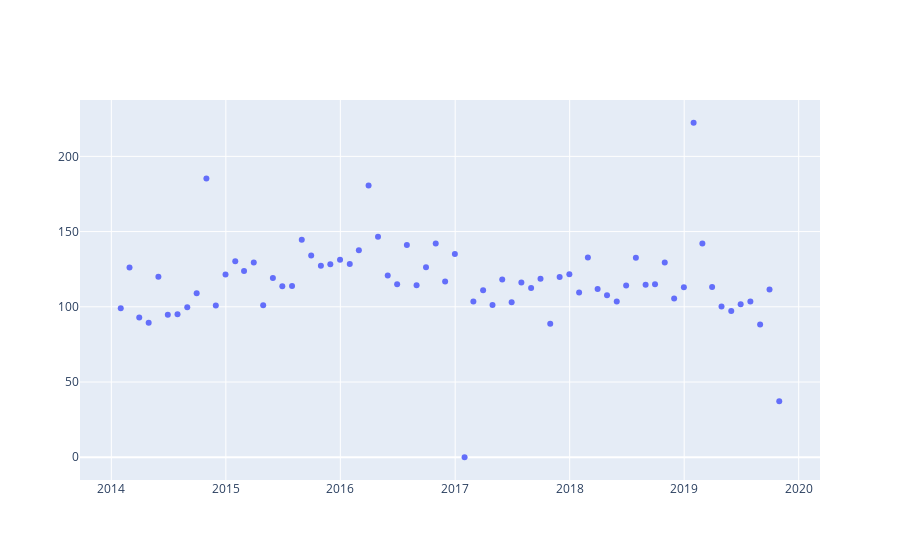

This figure's notebook cell:
### Code cell
#scatter plot for monthly data
trace1 = go.Scatter(x= monthly_data.datum, y= monthly_data.M01AE, mode = "markers")
fig = dict(data = trace1)
iplot(fig)
